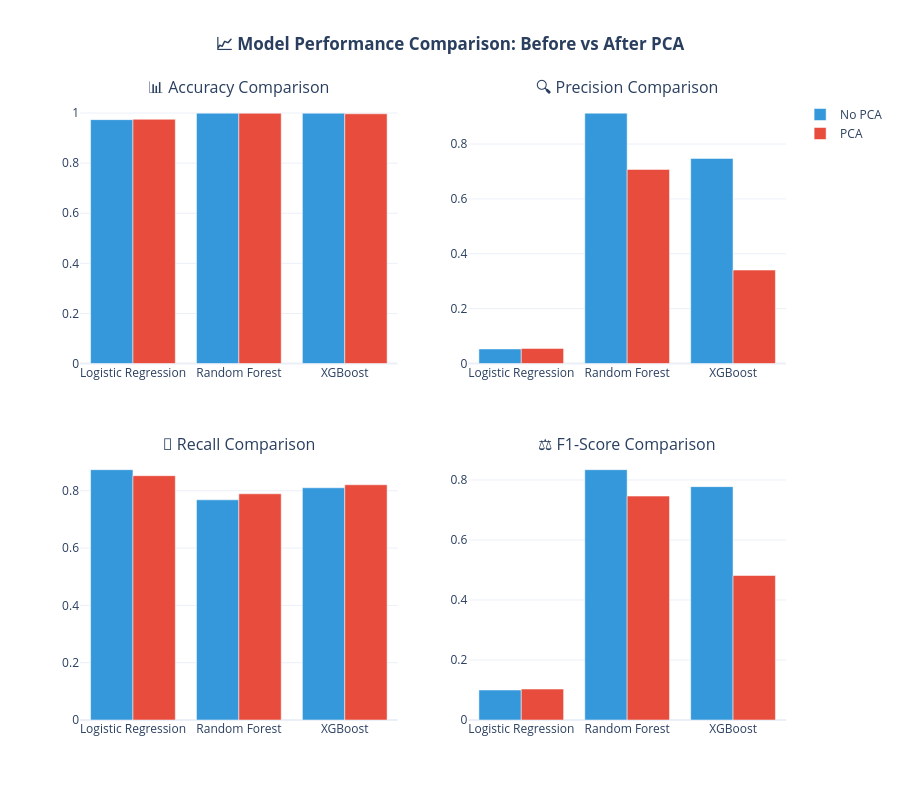

The cell this chart's notebook holds for it:
### Code cell
metrics = ['Accuracy', 'Precision', 'Recall', 'F1-Score'] 
titles = ("📊 Accuracy Comparison", "🔍 Precision Comparison", 
        "🎯 Recall Comparison", "⚖️ F1-Score Comparison")
positions = [(1,1), (1,2), (2,1), (2,2)]

fig = make_subplots(
    rows=2, cols=2,
    subplot_titles=titles,
    horizontal_spacing=0.1,
    vertical_spacing=0.15
)

for i, metric in enumerate(metrics):
    row, col = positions[i]
    

    fig.add_trace(
        go.Bar(
            x=df_before.index,
            y=df_before[metric],
            name='No PCA',
            marker_color='#3498db', 
            hovertemplate='Model: %{x}<br>Value: %{y:.4f}<extra></extra>'
        ),
        row=row, col=col
    )
    
    fig.add_trace(
        go.Bar(
            x=df_after.index,
            y=df_after[metric],
            name='PCA',
            marker_color='#e74c3c', 
            hovertemplate='Model: %{x}<br>Value: %{y:.4f}<extra></extra>'
        ),
        row=row, col=col
    )

fig.update_layout(
    title_text="<b>📈 Model Performance Comparison: Before vs After PCA</b>",
    title_x=0.5,
    height=800,
    showlegend=True,
    barmode='group',
    template='plotly_white'
)

names = set()
fig.for_each_trace(
    lambda trace: trace.update(showlegend=False) if trace.name in names else names.add(trace.name)
)

fig.show()

### Figure 1 — Plotly figure (JSON) as saved in the notebook; plotly's stock layout.template omitted (floating-point values rounded to 4 significant figures)
{"data": [{"hovertemplate": "Model: %{x}<br>Value: %{y:.4f}<extra></extra>", "marker": {"color": "#3498db"}, "name": "No PCA", "type": "bar", "x": ["Logistic Regression", "Random Forest", "XGBoost"], "xaxis": "x", "y": [0.9737, 0.9995, 0.9992], "yaxis": "y"}, {"hovertemplate": "Model: %{x}<br>Value: %{y:.4f}<extra></extra>", "marker": {"color": "#e74c3c"}, "name": "PCA", "type": "bar", "x": ["Logistic Regression", "Random Forest", "XGBoost"], "xaxis": "x", "y": [0.9752, 0.9991, 0.997], "yaxis": "y"}, {"hovertemplate": "Model: %{x}<br>Value: %{y:.4f}<extra></extra>", "marker": {"color": "#3498db"}, "name": "No PCA", "showlegend": false, "type": "bar", "x": ["Logistic Regression", "Random Forest", "XGBoost"], "xaxis": "x2", "y": [0.05304, 0.9125, 0.7476], "yaxis": "y2"}, {"hovertemplate": "Model: %{x}<br>Value: %{y:.4f}<extra></extra>", "marker": {"color": "#e74c3c"}, "name": "PCA", "showlegend": false, "type": "bar", "x": ["Logistic Regression", "Random Forest", "XGBoost"], "xaxis": "x2", "y": [0.05488, 0.7075, 0.3406], "yaxis": "y2"}, {"hovertemplate": "Model: %{x}<br>Value: %{y:.4f}<extra></extra>", "marker": {"color": "#3498db"}, "name": "No PCA", "showlegend": false, "type": "bar", "x": ["Logistic Regression", "Random Forest", "XGBoost"], "xaxis": "x3", "y": [0.8737, 0.7684, 0.8105], "yaxis": "y3"}, {"hovertemplate": "Model: %{x}<br>Value: %{y:.4f}<extra></extra>", "marker": {"color": "#e74c3c"}, "name": "PCA", "showlegend": false, "type": "bar", "x": ["Logistic Regression", "Random Forest", "XGBoost"], "xaxis": "x3", "y": [0.8526, 0.7895, 0.8211], "yaxis": "y3"}, {"hovertemplate": "Model: %{x}<br>Value: %{y:.4f}<extra></extra>", "marker": {"color": "#3498db"}, "name": "No PCA", "showlegend": false, "type": "bar", "x": ["Logistic Regression", "Random Forest", "XGBoost"], "xaxis": "x4", "y": [0.1, 0.8343, 0.7778], "yaxis": "y4"}, {"hovertemplate": "Model: %{x}<br>Value: %{y:.4f}<extra></extra>", "marker": {"color": "#e74c3c"}, "name": "PCA", "showlegend": false, "type": "bar", "x": ["Logistic Regression", "Random Forest", "XGBoost"], "xaxis": "x4", "y": [0.1031, 0.7463, 0.4815], "yaxis": "y4"}], "layout": {"annotations": [{"font": {"size": 16}, "showarrow": false, "text": "📊 Accuracy Comparison", "x": 0.225, "xanchor": "center", "xref": "paper", "y": 1, "yanchor": "bottom", "yref": "paper"}, {"font": {"size": 16}, "showarrow": false, "text": "🔍 Precision Comparison", "x": 0.775, "xanchor": "center", "xref": "paper", "y": 1, "yanchor": "bottom", "yref": "paper"}, {"font": {"size": 16}, "showarrow": false, "text": "🎯 Recall Comparison", "x": 0.225, "xanchor": "center", "xref": "paper", "y": 0.425, "yanchor": "bottom", "yref": "paper"}, {"font": {"size": 16}, "showarrow": false, "text": "⚖️ F1-Score Comparison", "x": 0.775, "xanchor": "center", "xref": "paper", "y": 0.425, "yanchor": "bottom", "yref": "paper"}], "barmode": "group", "height": 800, "showlegend": true, "title": {"text": "<b>📈 Model Performance Comparison: Before vs After PCA</b>", "x": 0.5}, "xaxis": {"anchor": "y", "domain": [0, 0.45]}, "xaxis2": {"anchor": "y2", "domain": [0.55, 1]}, "xaxis3": {"anchor": "y3", "domain": [0, 0.45]}, "xaxis4": {"anchor": "y4", "domain": [0.55, 1]}, "yaxis": {"anchor": "x", "domain": [0.575, 1]}, "yaxis2": {"anchor": "x2", "domain": [0.575, 1]}, "yaxis3": {"anchor": "x3", "domain": [0, 0.425]}, "yaxis4": {"anchor": "x4", "domain": [0, 0.425]}}}
